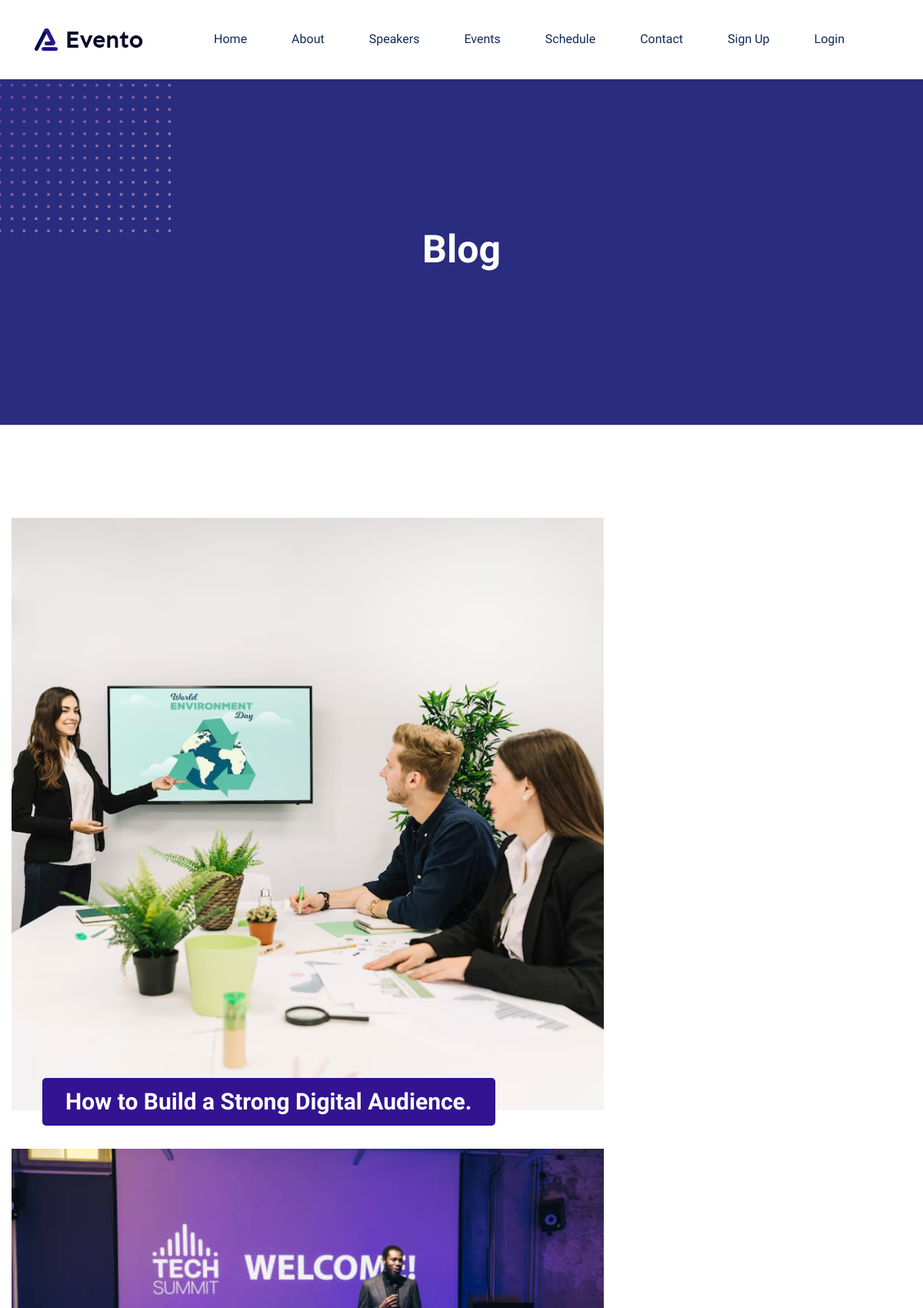
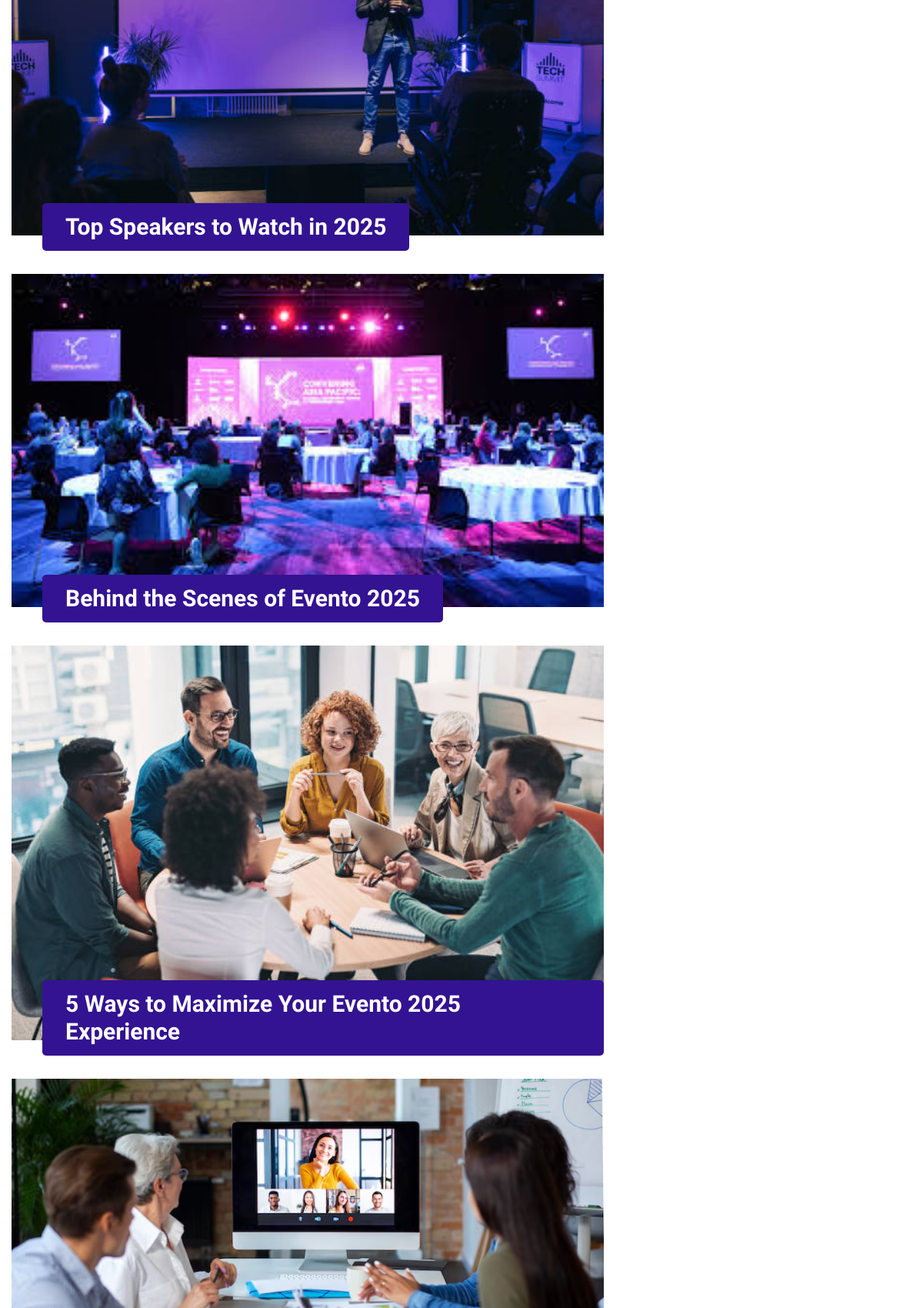
Screenshot of /blog/ (upper part) with the database file from the repository (2 pictures, top to bottom).
### myapp/models.py (models this page shows, shortened)
class Blog(models.Model):
    title = models.CharField(max_length=200)
    content = models.TextField()
    category = models.CharField(max_length=100, blank=True, null=True)
    comments = models.IntegerField(default=0)
    image = models.ImageField(upload_to='blog/', blank=True, null=True)

### myapp/views.py (the view)
# urls.py: path('blog/', views.blog, name='blog'),
def blog(request):
    blogs = Blog.objects.all()
    return render(request,'blog.html', {'blogs': blogs})

### myapp/templates/blog.html (shortened to what this page needs)
{% extends 'header.html' %}
{% load static %}
{% block content %}
<!doctype html>
<html class="no-js" lang="zxx">
<head>
</head>
<body>
    <main>
        <div class="slider-area2">
            <div class="slider-height2 d-flex align-items-center">
                <div class="container">
                    <div class="row">
                        <div class="col-xl-12">
                            <div class="hero-cap hero-cap2 text-center">
                                <h2>Blog</h2>
                            </div>
                        </div>
                    </div>
                </div>
            </div>
        </div>
        <section class="blog_area section-padding">
            <div class="container">
                <div class="row">
                    {% for blog in blogs %}
                    <div class="col-lg-8 mb-5 mb-lg-0">
                        <div class="blog_left_sidebar">
                            <article class="blog_item">
                                <div class="blog_item_img">
                                    <img class="card-img rounded-0" src="{{ blog.image.url }}" alt="{{ blog.title }}">
                                    <a href="#" class="blog_item_date">
                                        <h3>{{blog.title}}</h3>
                                    </a>
                                </div>
                            </div>
                    </div>
                    {% endfor %}
                        </div>
                    </div>
    </body>
</html>
{% endblock %}

### rows the page displays
Blog: image (picture), title "How to Build a Strong Digital Audience."
Blog: image (picture), title "Top Speakers to Watch in 2025"
Blog: image (picture), title "Behind the Scenes of Evento 2025"
Blog: image (picture), title "5 Ways to Maximize Your Evento 2025 Experience"
Blog: image (picture)
